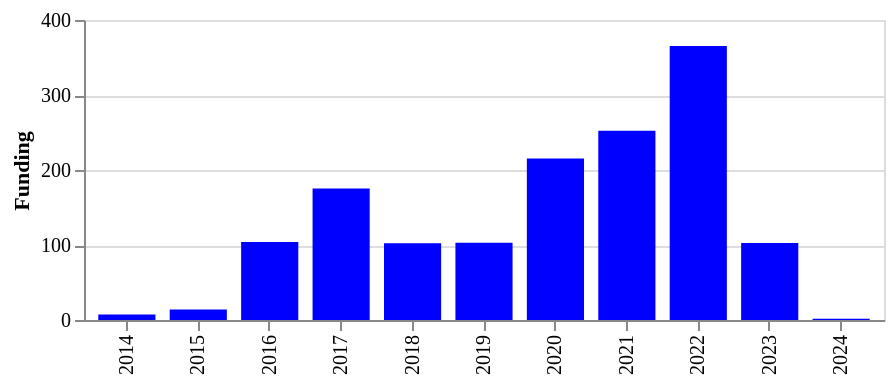

Here is the notebook cell this chart was saved with:
### Code cell
charts.ts_bar(
    ts_df,
    "raised_amount_gbp_total",
    "Funding",
)

### Figure 1 — Vega-Lite specification as saved in the notebook (floating-point values rounded to 4 significant figures)
{"config": {"title": {"font": "Averta", "anchor": "start"}, "subtitle": {"font": "Averta"}, "axis": {"labelFont": "Averta", "titleFont": "Averta"}, "header": {"labelFont": "Averta", "titleFont": "Averta"}, "legend": {"labelFont": "Averta", "titleFont": "Averta"}, "range": {"category": ["#0000FF", "#FDB633", "#18A48C", "#9A1BBE", "#EB003B", "#FF6E47", "#646363", "#0F294A", "#97D9E3", "#A59BEE", "#F6A4B7", "#D2C9C0", "#FFFFFF", "#000000"], "ordinal": {"scheme": ["#0000FF", "#FDB633", "#18A48C", "#9A1BBE", "#EB003B", "#FF6E47", "#646363", "#0F294A", "#97D9E3", "#A59BEE", "#F6A4B7", "#D2C9C0", "#FFFFFF", "#000000"]}}}, "data": {"name": "data-e67ece5718dd14bafc3694bbedb9a172"}, "mark": {"type": "bar", "fillOpacity": 1, "filled": true, "strokeOpacity": 1, "strokeWidth": 1.5}, "encoding": {"color": {"field": "_category", "legend": null, "type": "nominal"}, "tooltip": [{"field": "_category", "title": "", "type": "nominal"}, {"field": "year", "title": "", "type": "ordinal"}, {"field": "raised_amount_gbp_total", "format": ",.3f", "title": "Funding", "type": "quantitative"}], "x": {"field": "year", "title": "", "type": "ordinal"}, "xOffset": {"field": "_category", "type": "nominal"}, "y": {"field": "raised_amount_gbp_total", "title": "Funding", "type": "quantitative"}}, "height": 150, "width": 400, "$schema": "https://vega.github.io/schema/vega-lite/v5.20.1.json", "datasets": {"data-e67ece5718dd14bafc3694bbedb9a172": [{"time_period": "2014-01-01T00:00:00", "year": 2014, "n_rounds": 23, "raised_amount_usd_total": 12.38, "raised_amount_gbp_total": 7.405, "n_orgs_founded": 74, "_category": "category"}, {"time_period": "2015-01-01T00:00:00", "year": 2015, "n_rounds": 62, "raised_amount_usd_total": 21.34, "raised_amount_gbp_total": 14.15, "n_orgs_founded": 106, "_category": "category"}, {"time_period": "2016-01-01T00:00:00", "year": 2016, "n_rounds": 69, "raised_amount_usd_total": 135.5, "raised_amount_gbp_total": 104.1, "n_orgs_founded": 79, "_category": "category"}, {"time_period": "2017-01-01T00:00:00", "year": 2017, "n_rounds": 84, "raised_amount_usd_total": 224.8, "raised_amount_gbp_total": 175.2, "n_orgs_founded": 73, "_category": "category"}, {"time_period": "2018-01-01T00:00:00", "year": 2018, "n_rounds": 70, "raised_amount_usd_total": 134.7, "raised_amount_gbp_total": 102.3, "n_orgs_founded": 57, "_category": "category"}, {"time_period": "2019-01-01T00:00:00", "year": 2019, "n_rounds": 51, "raised_amount_usd_total": 131.2, "raised_amount_gbp_total": 103.0, "n_orgs_founded": 52, "_category": "category"}, {"time_period": "2020-01-01T00:00:00", "year": 2020, "n_rounds": 50, "raised_amount_usd_total": 283.3, "raised_amount_gbp_total": 215.3, "n_orgs_founded": 61, "_category": "category"}, {"time_period": "2021-01-01T00:00:00", "year": 2021, "n_rounds": 88, "raised_amount_usd_total": 345.4, "raised_amount_gbp_total": 252.2, "n_orgs_founded": 48, "_category": "category"}, {"time_period": "2022-01-01T00:00:00", "year": 2022, "n_rounds": 130, "raised_amount_usd_total": 446.4, "raised_amount_gbp_total": 365.4, "n_orgs_founded": 23, "_category": "category"}, {"time_period": "2023-01-01T00:00:00", "year": 2023, "n_rounds": 56, "raised_amount_usd_total": 128.1, "raised_amount_gbp_total": 102.7, "n_orgs_founded": 17, "_category": "category"}, {"time_period": "2024-01-01T00:00:00", "year": 2024, "n_rounds": 12, "raised_amount_usd_total": 2.061, "raised_amount_gbp_total": 1.627, "n_orgs_founded": 3, "_category": "category"}]}}
